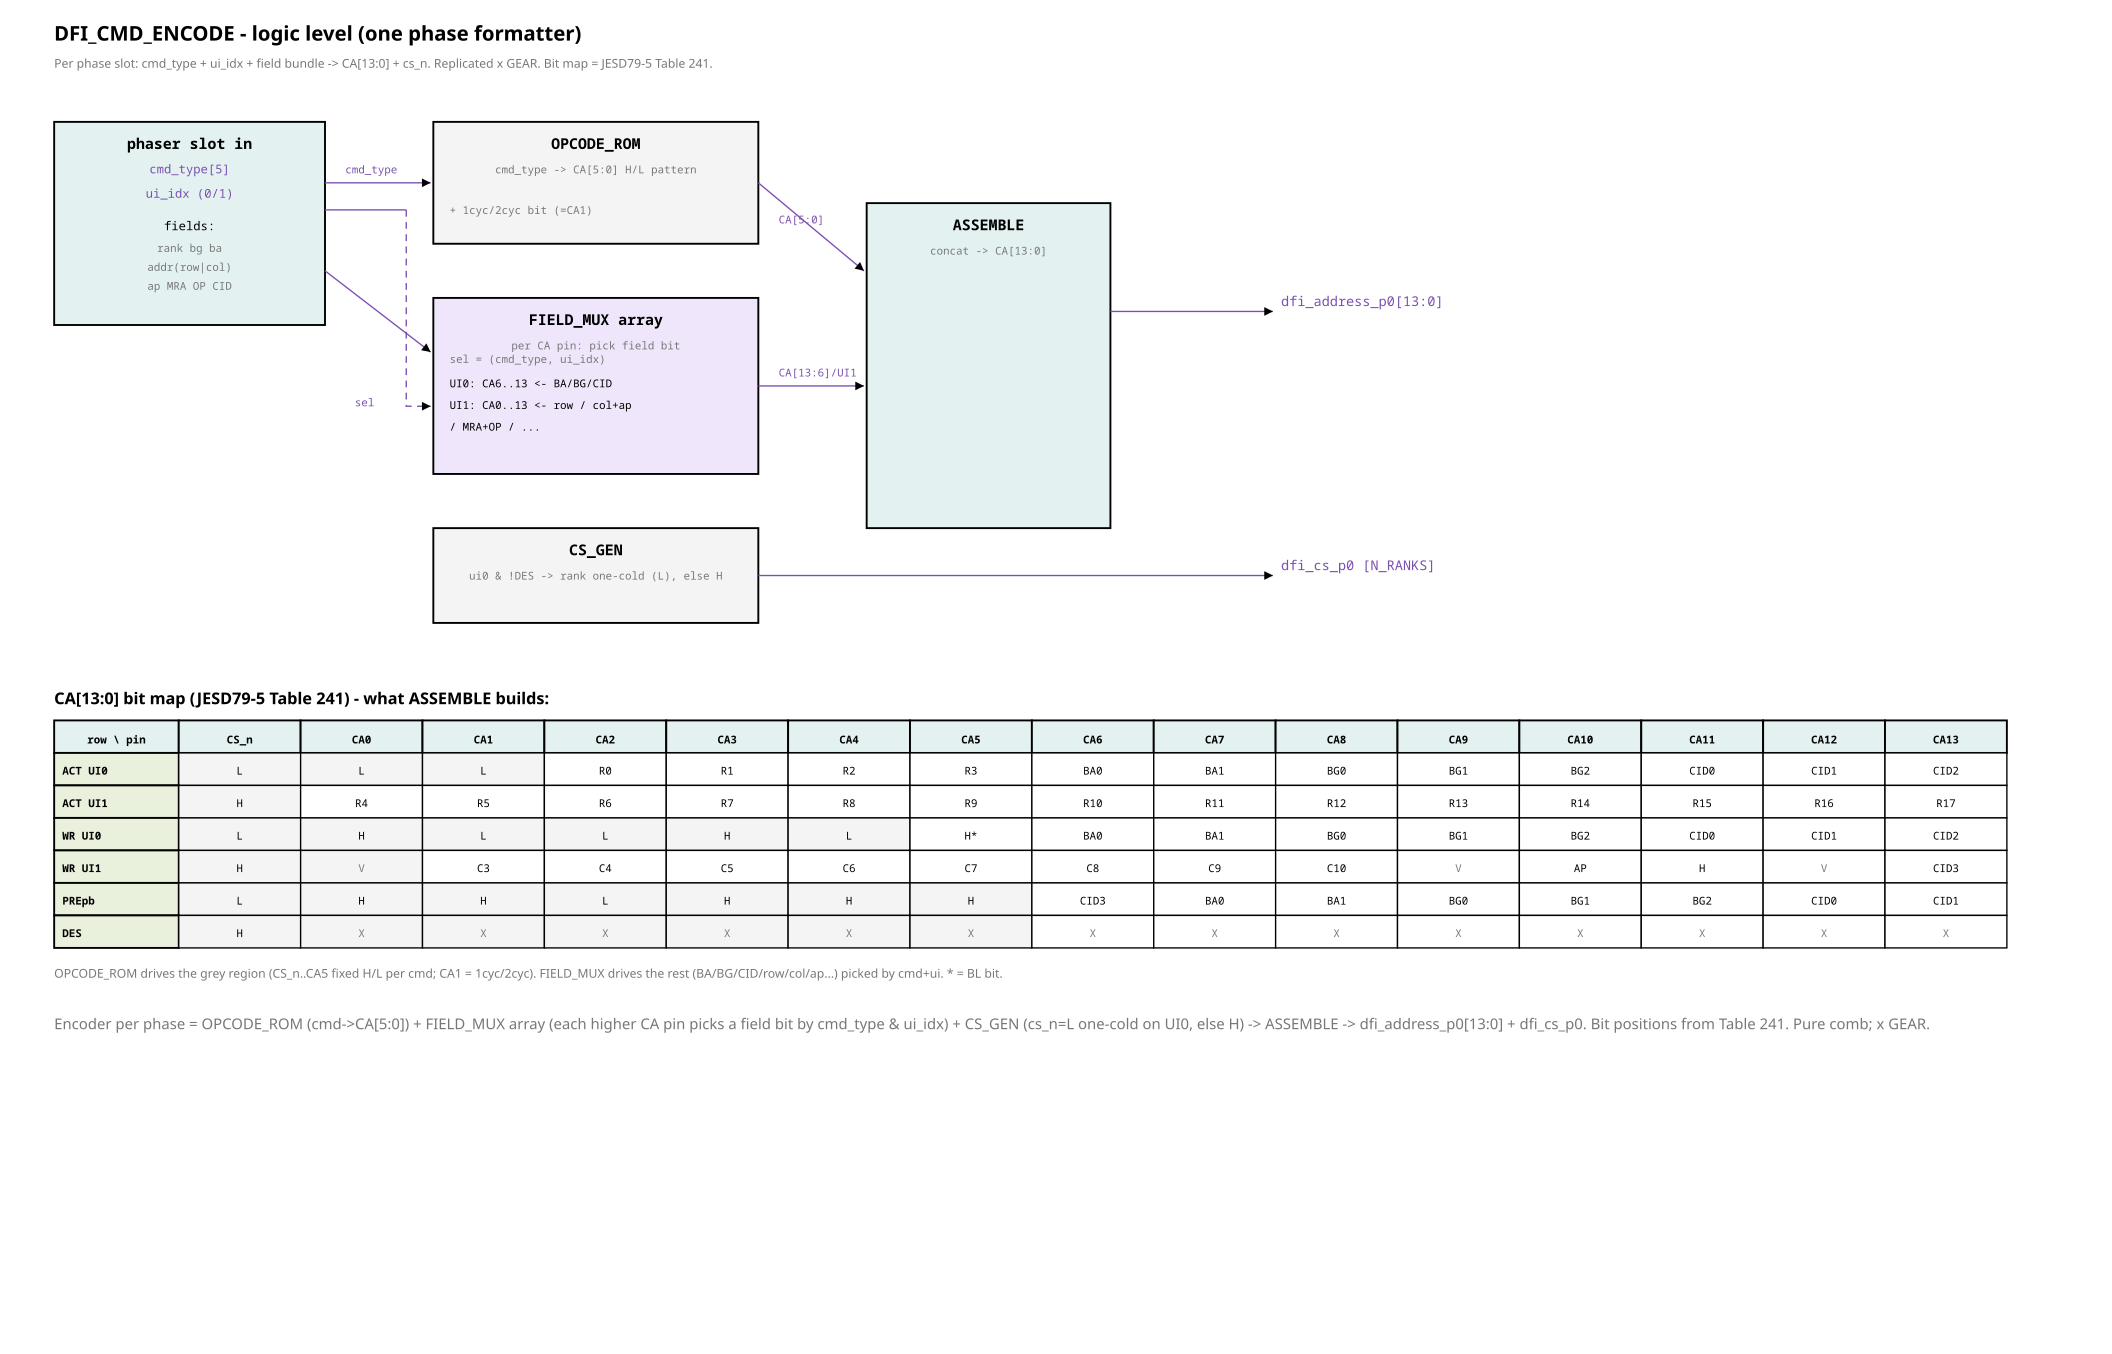

The Python source for this figure:
from rtlfig import (Fig, MUTED, FILL_NEW, FILL_LOGIC, FILL_CELL, FILL_ACTIVE,
                    FAINT, INK, PAPER, W_CELL)

# fig_78 — DFI_CMD_ENCODE logic level (one phase formatter). cmd_type -> opcode ROM
# (CA0..CA5 H/L pattern); field mux array -> CA6..CA13 (UI0) / CA0..CA13 (UI1),
# selected by (cmd_type, ui_idx); CS_GEN. Grounded in JESD79-5 Table 241.

CMD = "#7a4fb0"; GREEN = "#3d8c40"; ME = "#b0602a"
f = Fig(1560, 1000)


def blk(x, y, w, h, name, sub, fill=PAPER):
    f.rect(x, y, w, h, fill=fill, width=W_CELL)
    f.text(x + w / 2, y + 20, name, size=11, anchor="middle", bold=True)
    if sub:
        f.text(x + w / 2, y + 38, sub, size=8, anchor="middle", fill=MUTED)


f.text(40, 30, "DFI_CMD_ENCODE - logic level (one phase formatter)", size=15,
       mono=False, bold=True)
f.text(40, 50, "Per phase slot: cmd_type + ui_idx + field bundle -> CA[13:0] + cs_n. "
       "Replicated x GEAR. Bit map = JESD79-5 Table 241.", size=9, mono=False, fill=MUTED)

# ---- inputs ----
blk(40, 90, 200, 150, "phaser slot in", "", FILL_ACTIVE)
f.text(140, 128, "cmd_type[5]", size=9, mono=True, anchor="middle", fill=CMD)
f.text(140, 146, "ui_idx (0/1)", size=9, mono=True, anchor="middle", fill=CMD)
f.text(140, 170, "fields:", size=9, mono=True, anchor="middle")
f.text(140, 186, "rank bg ba", size=8, mono=True, anchor="middle", fill=MUTED)
f.text(140, 200, "addr(row|col)", size=8, mono=True, anchor="middle", fill=MUTED)
f.text(140, 214, "ap MRA OP CID", size=8, mono=True, anchor="middle", fill=MUTED)

# ---- opcode ROM ----
blk(320, 90, 240, 90, "OPCODE_ROM", "cmd_type -> CA[5:0] H/L pattern", FILL_LOGIC)
f.text(332, 158, "+ 1cyc/2cyc bit (=CA1)", size=8, mono=True, fill=MUTED)
f.line(240, 135, 318, 135, arrow=True, stroke=CMD)      # cmd_type -> ROM
f.text(255, 128, "cmd_type", size=8, mono=True, fill=CMD)

# ---- field mux array ----
blk(320, 220, 240, 130, "FIELD_MUX array", "per CA pin: pick field bit", FILL_NEW)
f.text(332, 268, "sel = (cmd_type, ui_idx)", size=8, mono=True, fill=MUTED)
f.text(332, 286, "UI0: CA6..13 <- BA/BG/CID", size=8, mono=True)
f.text(332, 302, "UI1: CA0..13 <- row / col+ap", size=8, mono=True)
f.text(332, 318, "  / MRA+OP / ...", size=8, mono=True)
f.line(240, 200, 318, 260, arrow=True, stroke=CMD)      # fields -> mux
f.line(240, 155, 300, 155, arrow=False, stroke=CMD)
f.path("M300 155 V300 H318", arrow=True, stroke=CMD, dashed=True)  # ui_idx/cmd sel
f.text(262, 300, "sel", size=8, mono=True, fill=CMD)

# ---- CS_GEN ----
blk(320, 390, 240, 70, "CS_GEN", "ui0 & !DES -> rank one-cold (L), else H", FILL_LOGIC)

# ---- assemble ----
blk(640, 150, 180, 240, "ASSEMBLE", "concat -> CA[13:0]", FILL_ACTIVE)
f.line(560, 135, 638, 200, arrow=True, stroke=CMD)      # opcode -> assemble
f.text(575, 165, "CA[5:0]", size=8, mono=True, fill=CMD)
f.line(560, 285, 638, 285, arrow=True, stroke=CMD)      # fields -> assemble
f.text(575, 278, "CA[13:6]/UI1", size=8, mono=True, fill=CMD)

# outputs
f.line(820, 230, 940, 230, arrow=True, stroke=CMD)
f.text(946, 226, "dfi_address_p0[13:0]", size=10, mono=True, fill=CMD)
f.line(560, 425, 940, 425, arrow=True, stroke=CMD)
f.text(946, 421, "dfi_cs_p0 [N_RANKS]", size=10, mono=True, fill=CMD)

# ---- CA bit map reference (Table 241) ----
by = 520
f.text(40, by, "CA[13:0] bit map (JESD79-5 Table 241) - what ASSEMBLE builds:", size=12,
       mono=False, bold=True)
PINS = ["CS_n", "CA0", "CA1", "CA2", "CA3", "CA4", "CA5", "CA6", "CA7", "CA8",
        "CA9", "CA10", "CA11", "CA12", "CA13"]
ROWS = [
    ("ACT UI0", ["L", "L", "L", "R0", "R1", "R2", "R3", "BA0", "BA1", "BG0", "BG1", "BG2", "CID0", "CID1", "CID2"]),
    ("ACT UI1", ["H", "R4", "R5", "R6", "R7", "R8", "R9", "R10", "R11", "R12", "R13", "R14", "R15", "R16", "R17"]),
    ("WR  UI0", ["L", "H", "L", "L", "H", "L", "H*", "BA0", "BA1", "BG0", "BG1", "BG2", "CID0", "CID1", "CID2"]),
    ("WR  UI1", ["H", "V", "C3", "C4", "C5", "C6", "C7", "C8", "C9", "C10", "V", "AP", "H", "V", "CID3"]),
    ("PREpb", ["L", "H", "H", "L", "H", "H", "H", "CID3", "BA0", "BA1", "BG0", "BG1", "BG2", "CID0", "CID1"]),
    ("DES", ["H", "X", "X", "X", "X", "X", "X", "X", "X", "X", "X", "X", "X", "X", "X"]),
]
CW = 92
x = 40
f.rect(x, by + 12, CW, 24, fill=FILL_ACTIVE, width=W_CELL)
f.text(x + CW / 2, by + 29, "row \\ pin", size=8, anchor="middle", bold=True)
for i, p in enumerate(PINS):
    xx = x + CW + i * 90
    f.rect(xx, by + 12, 90, 24, fill=FILL_ACTIVE, width=W_CELL)
    f.text(xx + 45, by + 29, p, size=8, mono=True, anchor="middle", bold=True)
yy = by + 36
for nm, vals in ROWS:
    f.rect(x, yy, CW, 24, fill=FILL_CELL, width=W_CELL)
    f.text(x + 6, yy + 16, nm, size=8, mono=True, bold=True)
    for i, v in enumerate(vals):
        xx = x + CW + i * 90
        opc = i <= 6  # opcode region CS_n..CA5
        fill = FILL_LOGIC if (opc and v in "LHXV*") else PAPER
        f.rect(xx, yy, 90, 24, fill=fill, width=1.0)
        f.text(xx + 45, yy + 16, v, size=8, mono=True, anchor="middle",
               fill=(MUTED if v in "XV" else INK))
    yy += 24

f.text(40, yy + 22, "OPCODE_ROM drives the grey region (CS_n..CA5 fixed H/L per cmd; CA1 = 1cyc/2cyc). "
       "FIELD_MUX drives the rest (BA/BG/CID/row/col/ap...) picked by cmd+ui. * = BL bit.",
       size=9, mono=False, fill=MUTED)

f.caption(40, yy + 60,
          "Encoder per phase = OPCODE_ROM (cmd->CA[5:0]) + FIELD_MUX array (each higher CA pin picks "
          "a field bit by cmd_type & ui_idx) + CS_GEN (cs_n=L one-cold on UI0, else H) -> ASSEMBLE "
          "-> dfi_address_p0[13:0] + dfi_cs_p0. Bit positions from Table 241. Pure comb; x GEAR.")

f.save("fig_78_encode_logic.svg")
print("wrote fig_78_encode_logic.svg")
